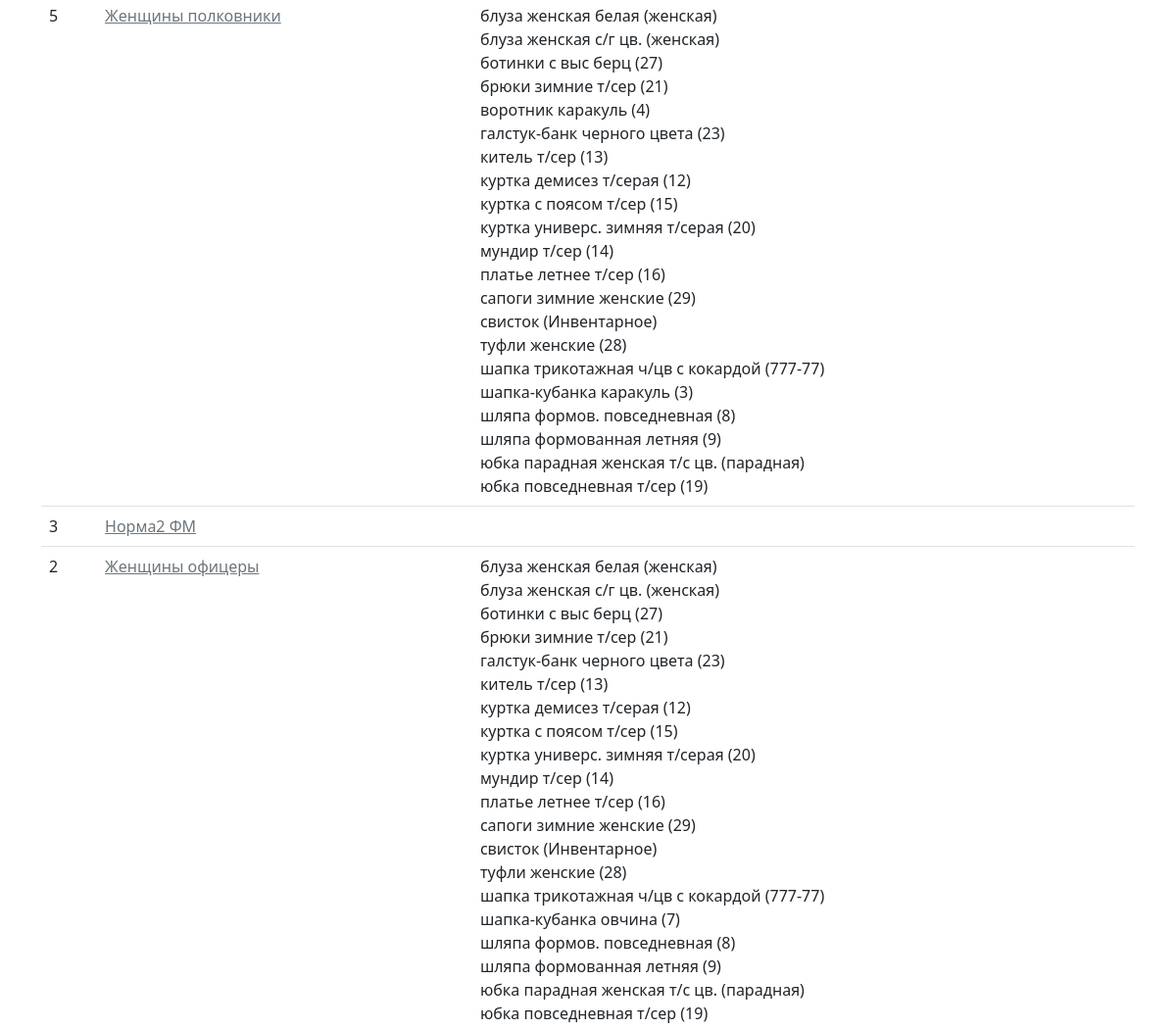
Before: /clothing/norms (middle part) with the older database file.
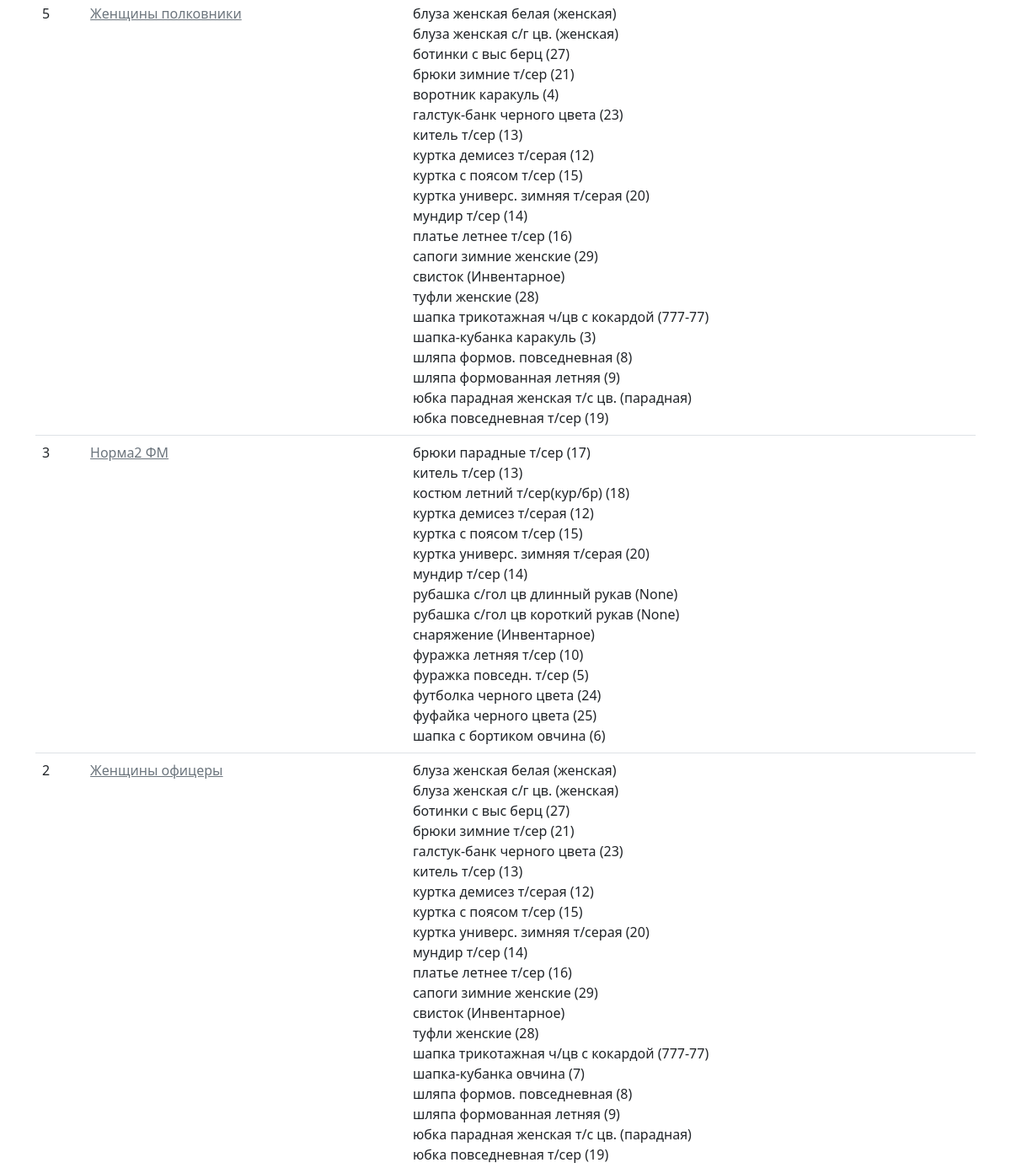
After: the same page with the newer database file.
### clothing/models.py (models this page shows, shortened)
class Norm(models.Model):
    norm_title = models.CharField(verbose_name="Название нормы", max_length=255)
    clothes_list = models.ManyToManyField(Clothes, verbose_name="Наименования", through='ClothesInNorm', blank=True)
    created_at = models.DateTimeField(verbose_name="Дата и время создания", auto_created=True, blank=True, null=True)
    last_modified = models.DateTimeField(verbose_name="Дата и время последнего изменения", auto_now=True, blank=True,
                                         null=True)
    class Meta:
        ordering = ('-id',)
        verbose_name = 'Норма'
        verbose_name_plural = 'Нормы'

class Clothes(models.Model):
    clothes_title = models.CharField(verbose_name="Наименование", max_length=255)
    wear_time = models.IntegerField(verbose_name="Сроки носки, мес.", validators=[MinValueValidator(0)])
    nomenclature = models.CharField(verbose_name="Номенклатура", max_length=255, null=True, blank=True)
    created_at = models.DateTimeField(verbose_name="Дата и время создания", auto_created=True, blank=True, null=True)
    price = models.FloatField(verbose_name="Цена", blank=True, null=True, validators=[MinValueValidator(0.0)])
    has_to_be_deposited = models.BooleanField(verbose_name="Подлежит сдаче", default=False)
    last_modified = models.DateTimeField(verbose_name="Дата и время последнего изменения", auto_now=True, blank=True,
                                         null=True)
    class Meta:
        ordering = ('-id',)
        verbose_name = 'Наименование предмета'
        verbose_name_plural = 'Наименования предметов'

### clothing/views.py (the view)
# urls.py: path('norms', views.norm_list, name='norm_list'),
def norm_list(request):
    f = NormFilter(request.GET, queryset=Norm.objects.all())
    paginator = Paginator(f.qs, 30)
    page = request.GET.get('page')
    norms_list = paginator.get_page(page)
    norm_form = NormForm()
    return render(request, 'clothing/norms/norm_list.html',
                  {'list': norms_list, 'norm_form': norm_form, 'filter': f})

### clothing/templatetags/dict_tags.py (called while the page is built)
@register.filter(name='sort_by')
def sort_by(queryset, order):
    return queryset.order_by(Lower(order))

### clothing/templates/clothing/norms/norm_list.html (shortened to what this page needs)
{% extends 'base_list.html' %}
{% load widget_tweaks %}
{% load static %}
{% load dict_tags %}
{% block list %}
    <table class="table">
        <tbody>
        {% for norm in list %}
            <tr>
                <td>{{ norm.id }}</td>
                <td>
                    <a href="{% url 'clothing:norm_items' norm.id %}"
                       class="link-secondary">{{ norm.norm_title|default_if_none:"Нет данных" }}</a>
                </td>
                <td>
                    {% for clothes in norm.clothes_list.all|sort_by:'clothes_title' %}
                        {{ clothes.clothes_title }} ({{ clothes.nomenclature }}) <br>
                    {% endfor %}
                </td>
            </tr>
        {% endfor %}
        </tbody>
    </table>
{% endblock %}

Changed rows visible on the page:
changed Norm "Норма2 ФМ": gains Clothes (clothes_title "брюки парадные т/сер", nomenclature "17"); gains Clothes (clothes_title "костюм летний т/сер(кур/бр)", nomenclature "18"); gains Clothes (clothes_title "рубашка с/гол цв длинный рукав", nomenclature "None"); gains Clothes (clothes_title "рубашка с/гол цв короткий рукав", nomenclature "None"); gains Clothes (clothes_title "снаряжение", nomenclature "Инвентарное"); gains Clothes (clothes_title "фуражка летняя т/сер", nomenclature "10"); gains Clothes (clothes_title "фуражка повседн. т/сер", nomenclature "5"); gains Clothes (clothes_title "футболка черного цвета", nomenclature "24"); gains Clothes (clothes_title "фуфайка черного цвета", nomenclature "25"); gains Clothes (clothes_title "шапка с бортиком овчина", nomenclature "6"); gains Clothes (clothes_title "китель т/сер", nomenclature "13"); gains Clothes (clothes_title "куртка демисез т/серая", nomenclature "12"); gains Clothes (clothes_title "куртка с поясом т/сер", nomenclature "15"); gains Clothes (clothes_title "куртка универс. зимняя т/серая", nomenclature "20"); gains Clothes (clothes_title "мундир т/сер", nomenclature "14")
